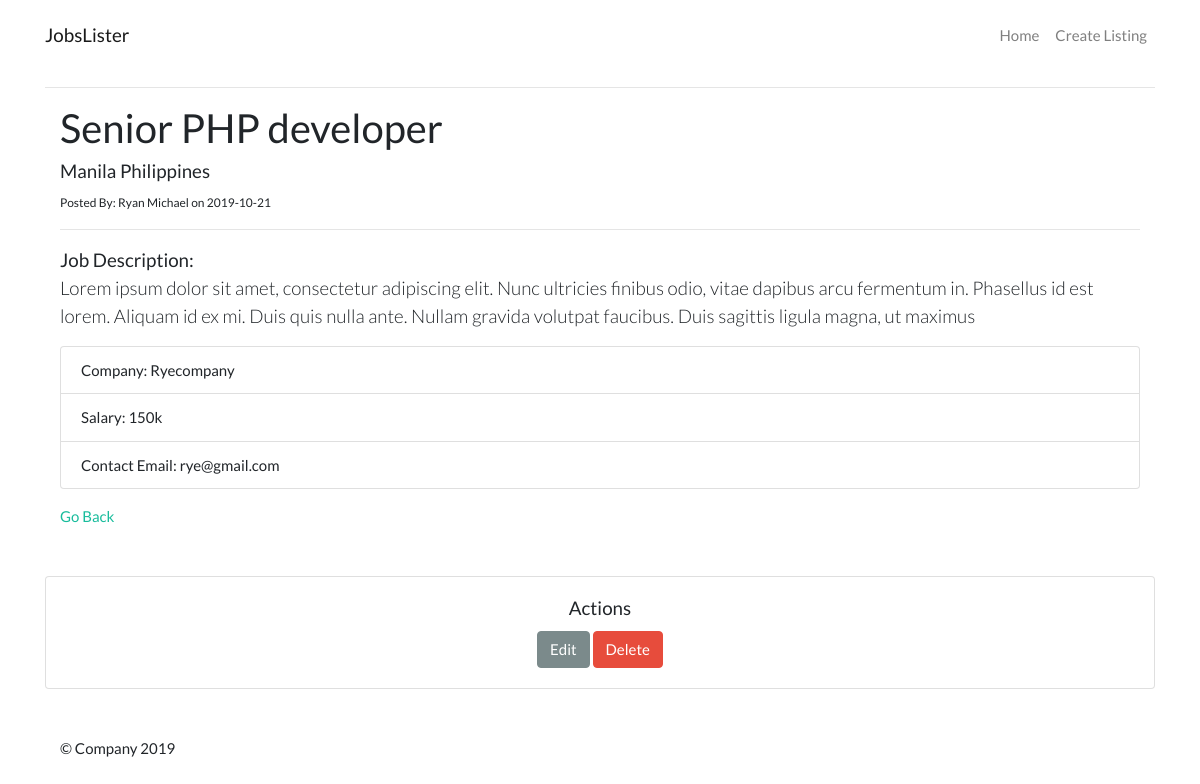
Page /job.php?id=1 on the committed database.
### tables this page shows
CREATE TABLE `jobs` (
  `id` int(11) NOT NULL,
  `category_id` int(11) NOT NULL,
  `company` varchar(255) NOT NULL,
  `job_title` varchar(255) NOT NULL,
  `description` varchar(255) NOT NULL,
  `salary` varchar(255) NOT NULL,
  `location` varchar(255) NOT NULL,
  `contact_user` varchar(255) NOT NULL,
  `contact_email` varchar(255) NOT NULL,
  `post_date` timestamp NOT NULL DEFAULT CURRENT_TIMESTAMP
);

### library/Template.php (called while the page is built, shortened)
<?php
    class Template {
        protected $template;
        public function __construct($template) {
            $this->template = $template;
        }
        public function __toString() {
            include basename($this->template);
            return ob_get_clean();
        }
    }
?>

### library/Database.php (called while the page is built, shortened)
<?php
    class Database {
        private $host = DB_HOST;
        private $user = DB_USER;
        private $pass = DB_PASS;
        private $dbname = DB_NAME;
        private $dbh;
        private $stmt;
        public function __construct() {
            $dsn = 'mysql:host='. $this->host .';dbname='. $this->dbname;
            $options = [
                PDO::ATTR_PERSISTENT => true,
                PDO::ATTR_ERRMODE => PDO::ERRMODE_EXCEPTION,
            ];
            try {
                $this->dbh = new PDO($dsn, $this->user, $this->pass, $options);
            } catch(PDOException $e) {
                  $this->error = $e->getMessage();
            }
        }
         public function query($query) {
            $this->stmt = $this->dbh->prepare($query);
        }
        public function bind($param,$value,$type = null) {
            if(is_null($type)) {
                switch(true) {
                     default:
                        $type = PDO::PARAM_STR;
                }
            }
            $this->stmt->bindValue($param,$value,$type);
        }
        public function execute() {
            return $this->stmt->execute();
        }
        public function single() {
            $this->execute();
            return $this->stmt->fetch(PDO::FETCH_OBJ);
        }
    }
?>

### library/Job.php (called while the page is built, shortened)
<?php
    class Job {
        private $db;
        public function __construct() {
            $this->db = new Database;
        }
         public function getJob($id) {
                $this->db->query("SELECT * FROM jobs WHERE id = :id");
                $this->db->bind(":id",$id);
                $row = $this->db->single();
            return $row;
         }
    }
?>

### templates/job-single.php (the view, shortened to what this page needs)
<?php include "inc/header.php"; ?>
<div class="container">
    <div class="row">
        <div class="col-md-12">
            <h2><?= $jobs->job_title; ?></h2>
            <h5><?= $jobs->location; ?></h5>
            <small>Posted By: <?= $jobs->contact_user;?> on <?= substr($jobs->post_date,0,10); ?></small>
            <hr>
            <p class="lead"><b>Job Description:</b><br>
            <?= $jobs->description; ?></p>
        </div>
        </div>
        <div class="row">
            <div class="col-md-12">
                <ul class="list-group">
                    <li class="list-group-item">Company: <?= $jobs->company; ?></li>
                    <li class="list-group-item">Salary: <?= $jobs->salary; ?></li>
                    <li class="list-group-item">Contact Email: <?= $jobs->contact_email; ?></li>
                </ul>
            </div>
        </div>
        <div class="row mt-3">
            <div class="col-md-12">
                <a href="index.php">Go Back</a>
            </div>
        </div>
        <div class="row mt-5">
           <div class="card" style="width: 100%;">
                <div class="card-body text-center">
                    <h5 class="card-title">Actions</h5>
                    <a href="edit.php?id=<?= $jobs->id; ?>" class="card-link btn btn-dark">Edit</a>
                    <form action="" method="post" style="display:inline" action="job.php">
                        <input type="submit" value="Delete" class="btn btn-danger">
                    </form>
                </div>
            </div>
        </div>
</div>
<?php include "inc/footer.php"; ?>

### job.php (shortened to what this page needs)
<?php
    $jobs = new Job;
    $template = new Template('templates/job-single.php');
    $job_id = isset($_GET['id']) ? $_GET['id'] : null;
    $template->jobs = $jobs->getJob($job_id);
    echo $template;
?>

### templates/inc/header.php (shortened to what this page needs)
<!DOCTYPE html>
<html lang="en">
<head>
    <link rel="stylesheet" href="assets/css/bootstrap.min.css">
    <link rel="stylesheet" href="assets/css/styles.css">
</head>
<body>
<nav class="navbar navbar-expand-md navbar-light">
<div class="container">
  <a class="navbar-brand" href="#"><?= SITE_NAME; ?></a>
  <div class="collapse navbar-collapse" id="navbarsExampleDefault">
    <ul class="navbar-nav ml-auto">
      <li class="nav-item">
        <a class="nav-link" href="index.php">Home <span class="sr-only">(current)</span></a>
      </li>
      <li class="nav-item">
        <a class="nav-link" href="create.php">Create Listing</a>
      </li>
    </ul>
  </div>
  </div>
</nav>
<div class="container">
<hr>

### templates/inc/footer.php (shortened to what this page needs)
<footer class="container mt-5">
  <p>&copy; Company <?= date("Y"); ?></p>
</footer>
</body>
</html>

### rows in the picture
jobs: job_title "Senior PHP developer", location "Manila Philippines", contact_user "Ryan Michael", post_date "2019-10-21", description "Lorem ipsum dolor sit amet, consectetur adipiscing elit. Nunc ultricies finibus odio, vitae dapibus arcu fermentum in. Phasellus id est lorem. Aliquam id ex mi. Duis quis nulla ante. Nullam gravida volutpat faucibus. Duis sagittis ligula magna, ut maximus", company "Ryecompany", salary "150k", contact_email "rye@gmail.com"

### other values in the picture
SITE_NAME "JobsLister"
